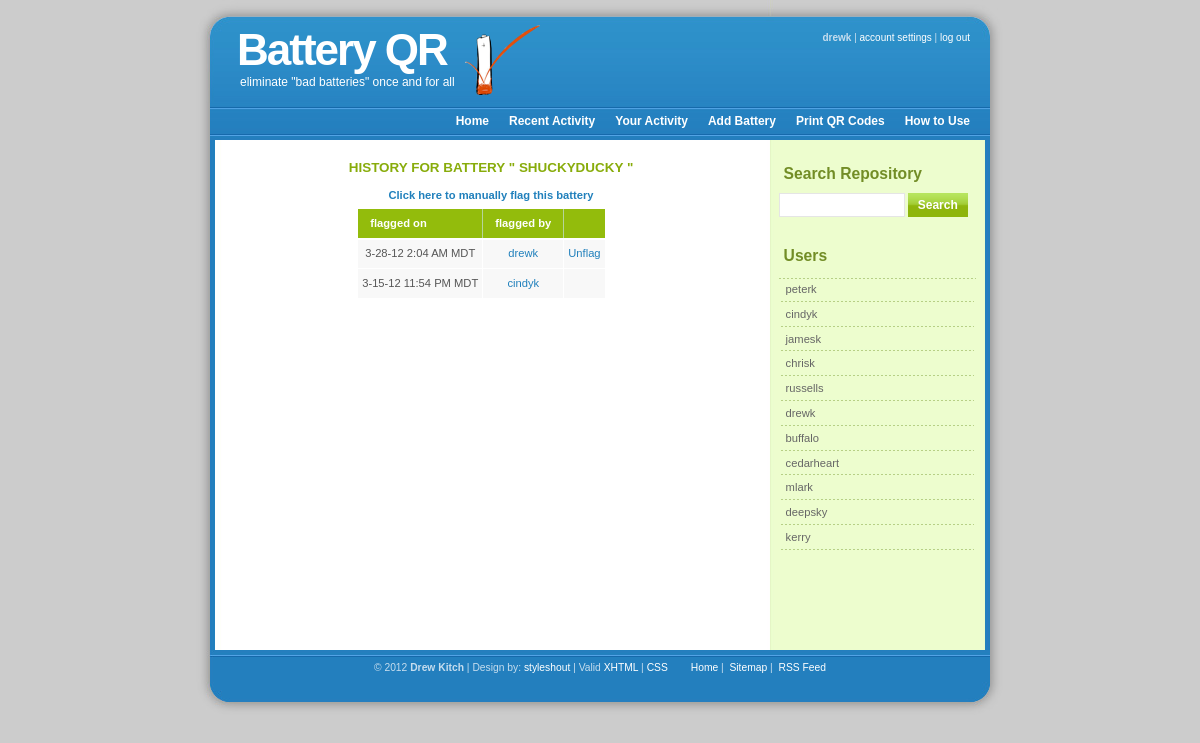
Screenshot of /batteryqr.com/battery_history.php?item_id=1 (signed in) with the database file from the repository.
### tables this page shows
CREATE TABLE `battery_login` (
  `login_id` int(10) unsigned NOT NULL AUTO_INCREMENT,
  `login_name` varchar(25) NOT NULL,
  `login_password` varchar(42) NOT NULL,
  `login_admin` tinyint(1) DEFAULT '0',
  `repository_id` int(10) unsigned NOT NULL,
  `date_deleted` int(10) unsigned NOT NULL,
  PRIMARY KEY (`login_id`),
  UNIQUE KEY `login_name` (`login_name`),
  KEY `repository_id` (`repository_id`)
);

CREATE TABLE `battery_item` (
  `item_id` int(10) unsigned NOT NULL AUTO_INCREMENT,
  `item_name` varchar(25) NOT NULL,
  `repository_id` int(10) unsigned NOT NULL,
  `date_deleted` int(10) unsigned NOT NULL,
  PRIMARY KEY (`item_id`),
  KEY `repository_id` (`repository_id`)
);

CREATE TABLE `battery_status` (
  `status_id` int(10) unsigned NOT NULL AUTO_INCREMENT,
  `login_id` int(10) unsigned NOT NULL,
  `item_id` int(10) unsigned NOT NULL,
  `status_flagged` int(10) unsigned NOT NULL,
  `date_deleted` int(10) unsigned NOT NULL,
  PRIMARY KEY (`status_id`),
  KEY `item_id` (`item_id`)
);

### battery_include/members_only.inc (called while the page is built, shortened)
<?php
if (!($_SESSION['login_id'] && $_SESSION['login_name'] && $_SESSION['repository_id'])) {
   $navigation_page = basename($_SERVER['PHP_SELF']);
   if ($navigation_page == 'update_status.php') {
      header("Location: login.php?qr=1");
      exit();
   }
   else {
      header("Location: login.php");
      exit();
   }
}
else {
   $login_name = $_SESSION['login_name'];
}
?>

### battery_include/battery_utilities.inc (called while the page is built, shortened)
<?php
function menu_nav($page = false, $login_id = false, $user_id = false, $action = false, $listed_action = false) {
   $current_page = basename($_SERVER['PHP_SELF']);
   if ($current_page == $page && $login_id == $user_id && $user_id != false) {
      $print = "id='current'";
      return $print;
   }
   else if ($login_id != $user_id) {
      return;
   }
}
?>

### batteryqr.com/battery_history.php (the view, shortened to what this page needs)
<?php
require('../battery_include/battery_utilities.inc');
require('../battery_include/members_only.inc');
$member_db = member_db_connect();
include('../battery_include/battery_header.inc');
$repository_id = $_SESSION['repository_id'];
$login_id = $_SESSION['login_id'];
$item_id = $_GET['item_id'];
if (!(is_numeric($item_id))) {
   header("Location: index.php");
   exit();
}
else {
   $command = "SELECT item_name from battery_item where item_id=".$item_id." AND repository_id=".$repository_id." AND date_deleted<=0";
   $result = mysql_query($command, $member_db);
   if (mysql_num_rows($result) != 1) {
      $error_message = "There is no battery in this repository with that item_id";
   }
   else {
      $data = mysql_fetch_object($result);
      $item_name = $data->item_name;
      $command = "SELECT status_flagged,status_id,login_id from battery_status where item_id=".$item_id." AND date_deleted<=0 ORDER BY status_flagged DESC";
      $result = mysql_query($command, $member_db);
      echo "<div id='repository_box'>
      <h2>History for battery \" ".$item_name." \"</h2>
      <h4><a href='update_status.php?item_id=".$item_id."&reroute=battery_history.php'>Click here to manually flag this battery</a></h4>";
      if (mysql_num_rows($result) <=0 ) {
         $error_message = "<h3>There are no status updates for battery '".$item_name."'</h3>";
      }
      else {
      ?>
      <table>
      <tr>
      	<th class="first">flagged on</th><th>flagged by</th><th>&nbsp;</th>
      </tr>
      <?
         $i=0;
         while ($flag = mysql_fetch_assoc($result)) {
            $command = "SELECT login_name from battery_login where login_id=".$flag['login_id'];
            $result2 = mysql_query($command, $member_db);
            $data=mysql_fetch_object($result2);
            $name = $data->login_name;
            if ($i%2 ==0) {
               echo "<tr class='row-a'>";
            }
            else {
               echo "<tr class='row-b'>";
            }
            echo "<td class='first'>".date('n-j-y g:i A T',$flag['status_flagged'])."</td><td><a href='user_history.php?user_id=".$flag['login_id']."'>".$name."</a></td>";
            if ($flag['login_id'] == $login_id) {
               echo "<td><a href='delete_history.php?status_id=".$flag['status_id']."&reroute=history'>Unflag</a></td>";
            }
            else {
               echo "<td>&nbsp;</td>";
            }
            echo "</tr>";
         }
      ?>
      </table>
      <?
      }
   }
}
echo "</div>";
include('../battery_include/battery_footer.inc');
?>

### battery_include/battery_header.inc (shortened to what this page needs)
<!DOCTYPE html PUBLIC "-//W3C//DTD XHTML 1.0 Strict//EN"
"http://www.w3.org/TR/xhtml1/DTD/xhtml1-strict.dtd">
<html xmlns="http://www.w3.org/1999/xhtml" xml:lang="en" lang="en">
<head>
<link rel="stylesheet" rev="stylesheet" type="text/css" href="css/styles.css" media="screen" />
<link rel="stylesheet" href="css/mobile.css" type="text/css" media="handheld" />
<link rel="stylesheet" media="screen and (max-device-width: 480px)" href="css/mobile.css" />
</head>
<body>
<div id="wrap">
	<div id="header">
		<h1 id="logo-text">Battery QR</h1>
		<h2 id="slogan">eliminate "bad batteries" once and for all</h2>
		<img id="logo-img" src="images/battery.png" alt="battery_2.png" />
		<div id="header-links">
			<p><strong><? echo $login_name; ?></strong> | <a <? echo menu_nav('edit_account.php'); ?> href="edit_account.php">account settings</a> | <a href="logout.php">log out</a></p>
		</div>
	</div>
	<div id="menu">
		<ul>
	  		<li <? echo menu_nav('index.php'); ?>><a href="index.php">Home</a></li>
	  		<li <? echo menu_nav('recent_activity.php'); ?>><a href="recent_activity.php">Recent Activity</a></li>
	  		<li <? echo menu_nav('user_history.php', $login_id, $_GET['user_id']); ?>><a href="user_history.php?user_id=<? echo $login_id; ?>">Your Activity</a></li>
      			<li <? echo menu_nav('add_battery.php'); ?>><a href="add_battery.php">Add Battery</a></li>
	      		<li <? echo menu_nav('print_qr.php'); ?>><a href="print_qr.php">Print QR Codes</a></li>
      			<li <? echo menu_nav('how_to_use.php'); ?> class="last"><a href="how_to_use.php">How to Use</a></li>
	    	</ul>
	</div>
	<div id="content-wrap">
    		<div id="sidebar">
    			 <h1>Search Repository</h1>
      			<form action="index.php" class="searchform">
        		<p>
        		<input name="search_query" class="textbox" type="text" />
          		<input class="button" value="Search" type="submit" />
        		</p>
      			</form>
      			<h1>Users</h1>
      			<?
      			   $repository_id = $_SESSION['repository_id'];
      			   $login_db = login_db_connect();
      			   $command = "SELECT login_name, login_id FROM battery_login WHERE date_deleted<=0 AND repository_id=".$repository_id." AND login_admin=0";
      			   $result = mysql_query($command, $login_db);
      			?>
      			<ul class="sidemenu">
      			        <?
      			        while ($array = mysql_fetch_assoc($result)) {
      			           echo "<li><a href='user_history.php?user_id=".$array['login_id']."'>".$array['login_name']."</a></li>";
      			        }
				?>
    			</ul>
		</div>
		<div id="main">

### batteryqr.com/css/styles.css (style rules this page uses)
* { margin: 0; padding: 0; }
html { overflow-y: scroll; }
body { background: #CCC; font: 70%/1.5em Verdana, Tahoma, arial, sans-serif; color: #555; text-align: center; }
a, a:visited { text-decoration: none; color: #2180BC; background: inherit; }
h1, h2, h3 { font-family: 'Trebuchet MS', Tahoma, Sans-serif; font-weight: Bold; }
h1 { font-size: 130%; }
h2 { font-size: 120%; text-transform: uppercase; color: #88ac0b; }
h1, h2, h3, p { padding: 10px; margin: 0; }
ul, ol { margin: 5px 20px; padding: 0 20px; }
ul li { list-style-image: url('../images/bullet.gif'); }
table { text-align: center; border-collapse: collapse; margin: 5px; }
th { background: #93BC0C; height: 29px; padding-left: 12px; padding-right: 12px; color: #FFF; text-align: left; border-left: 1px solid #B6D59A; border-bottom: solid 2px #FFF; }
tr { height: 30px; }
td { padding-left: 4px; padding-right: 4px; border-left: 1px solid #FFF; border-bottom: solid 1px #ffffff; }
td.first,th.first { border-left: 0px; }
tr.row-a { background: #F8F8F8; }
form { margin:10px; padding: 0 5px; border: 1px solid #f2f2f2; background-color: #EDFDCE; }
input { padding:2px; border:1px solid #eee; font: normal 1em Verdana, sans-serif; color:#777; }
input.button { font: bold 12px Arial, Sans-serif; height: 24px; margin: 0; padding: 2px 3px; color: #FFF; background: #8EB50C url('../images/button-bg.jpg') repeat-x 0 0; border: none; }
.searchform { background-color: transparent; border: none; margin: 0; padding: 5px 0 15px 0; width: 190px; }
.searchform p { margin: 0; padding: 0; }
.searchform input.textbox { width: 120px; color: #777; height: 18px; padding: 2px; border: 1px solid #E5E5E5; vertical-align: top; }
.searchform input.button { width: 60px; height: 24px; padding: 2px 5px; vertical-align: top; }
#wrap { width: 820px; background: #CCC url('../images/content.jpg') repeat-y center top; margin: 0 auto; text-align: left; }
#content-wrap { clear: both; width: 760px; padding: 0; margin: 10px auto; }
#header { width: 820px; position: relative; height: 103px; background: #CCC url('../images/header.jpg') no-repeat center top; padding: 0; color: #FFF; }
#header h1#logo-text { position: absolute; margin: 0; padding: 0; font: bolder 44px 'Trebuchet MS', Arial, Sans-serif; letter-spacing: -2px; color: #FFF; text-transform: none; top: 25px; left: 47px; }
#header h2#slogan { position: absolute; margin: 0; padding: 0; font: normal 12px 'Trebuchet MS', Arial, Sans-serif; text-transform: none; color: #FFF; top: 75px; left: 50px; }
#header img#logo-img { position: absolute; top: 25px; left: 275px; margin: 0; padding: 0; }
#header #header-links { position: absolute; top: 20px; right: 30px; color: #C6DDEE; font-size: 10px; }
#header #header-links a { color: #FFF; text-decoration: none; }
#menu { clear: both; margin: 0 auto; padding: 0; background: url('../images/menu.jpg') repeat-x 0 0; font: bold 12px/37px Verdana, Arial, Tahoma, Sans-serif; height: 37px; width: 780px; }
#menu ul { float: right; list-style: none; margin:0; padding: 0; }
#menu ul li { display: inline; }
#menu ul li a { display: block; float: left; padding: 0 10px; color: #FFF; text-decoration: none; }
#menu ul li.last a { padding-right: 20px; }
#main { min-height: 500px; float: left; width: 70%; padding: 0; margin: 0 0 0 5px; display: inline; }
#repository_box { text-align: center; margin-left: auto; margin-right: auto; width: 80%; }
#repository_box h2 { margin-bottom: 0px; padding-bottom: 10px; }
#repository_box table { margin-left: 80px; }
#sidebar { float: right; width: 26.5%; padding: 0; margin: 0; color: #68774A; }
#sidebar h1 { margin-top: 10px; padding: 5px 5px; font: bold 1.4em 'Trebuchet MS', Tahoma, Sans-serif; color: #728D26; }
#sidebar ul.sidemenu { list-style: none; text-align: left; margin: 7px 4px 8px 0; padding: 0; text-decoration: none; background: url('../images/dots.jpg') repeat-x left top; }
#sidebar ul.sidemenu li { list-style: none; background: url('../images/dots.jpg') repeat-x left bottom; padding: 4px 0 4px 5px; margin: 0 2px; color: #68774A; }
#sidebar ul.sidemenu li a { text-decoration: none; background-image: none; color: #666666; }

### rows the page displays
battery_login: login_name "peterk"
battery_login: login_name "cindyk"
battery_login: login_name "jamesk"
battery_login: login_name "chrisk"
battery_login: login_name "russells"
battery_login: login_name "drewk"
battery_login: login_name "buffalo"
battery_login: login_name "cedarheart"
battery_login: login_name "mlark"
battery_login: login_name "deepsky"
battery_login: login_name "kerry"
battery_item: item_name "SHUCKYDUCKY"
battery_status: status_flagged "3-28-12 2:04 AM MDT", login.login_name "drewk"
battery_status: status_flagged "3-15-12 11:54 PM MDT", login.login_name "cindyk"

### other values shown
$login_name "drewk"
